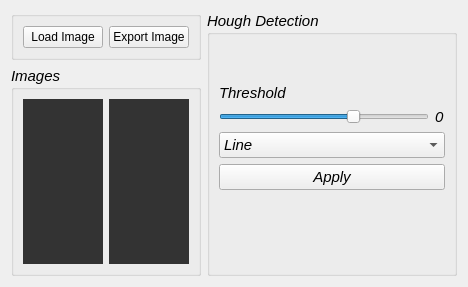
      <widget class="QWidget" name="hough_tab">
       <attribute name="title">
        <string>Hough Detection</string>
       </attribute>
       <layout class="QGridLayout" name="gridLayout_6">
        <item row="0" column="0">
         <layout class="QGridLayout" name="gridLayout_41">
          <item row="0" column="0">
           <widget class="QGroupBox" name="groupBox_42">
            <property name="title">
             <string/>
            </property>
            <layout class="QGridLayout" name="gridLayout_42">
             <item row="0" column="0">
              <layout class="QHBoxLayout" name="horizontalLayout_48">
               <item>
                <widget class="QPushButton" name="hough_load_image_btn">
                 <property name="text">
                  <string>Load Image</string>
                 </property>
                </widget>
               </item>
               <item>
                <widget class="QPushButton" name="hough_export_image_btn">
                 <property name="text">
                  <string>Export Image</string>
                 </property>
                </widget>
               </item>
              </layout>
             </item>
            </layout>
           </widget>
          </item>
          <item row="1" column="0">
           <widget class="QGroupBox" name="groupBox_43">
            <property name="sizePolicy">
             <sizepolicy hsizetype="Preferred" vsizetype="MinimumExpanding">
              <horstretch>0</horstretch>
              <verstretch>0</verstretch>
             </sizepolicy>
            </property>
            <property name="font">
             <font>
              <pointsize>11</pointsize>
              <italic>true</italic>
              <bold>false</bold>
             </font>
            </property>
            <property name="title">
             <string>Images</string>
            </property>
            <layout class="QGridLayout" name="gridLayout_43">
             <item row="0" column="0">
              <layout class="QHBoxLayout" name="horizontalLayout_49">
               <item>
                <widget class="PlotWidget" name="hough_loaded_image" native="true">
                 <property name="styleSheet">
                  <string notr="true">background-color: #333;</string>
                 </property>
                </widget>
               </item>
              </layout>
             </item>
             <item row="0" column="1">
              <widget class="PlotWidget" name="hough_result_image" native="true">
               <property name="styleSheet">
                <string notr="true">background-color: #333;</string>
               </property>
              </widget>
             </item>
            </layout>
           </widget>
          </item>
         </layout>
        </item>
        <item row="0" column="1">
         <widget class="QGroupBox" name="groupBox_44">
          <property name="maximumSize">
           <size>
            <width>250</width>
            <height>16777215</height>
           </size>
          </property>
          <property name="font">
           <font>
            <pointsize>11</pointsize>
            <italic>true</italic>
            <bold>false</bold>
           </font>
          </property>
          <property name="title">
           <string>Hough Detection</string>
          </property>
          <layout class="QVBoxLayout" name="verticalLayout_11">
           <item>
            <spacer name="verticalSpacer_25">
             <property name="orientation">
              <enum>Qt::Vertical</enum>
             </property>
             <property name="sizeHint" stdset="0">
              <size>
               <width>20</width>
               <height>40</height>
              </size>
             </property>
            </spacer>
           </item>
           <item>
            <layout class="QVBoxLayout" name="verticalLayout_45">
             <item>
              <widget class="QLabel" name="threshold_label">
               <property name="text">
                <string>Threshold</string>
               </property>
              </widget>
             </item>
             <item>
              <layout class="QHBoxLayout" name="horizontalLayout_58">
               <item>
                <widget class="QSlider" name="threshold_slider">
                 <property name="maximum">
                  <number>200</number>
                 </property>
                 <property name="value">
                  <number>130</number>
                 </property>
                 <property name="orientation">
                  <enum>Qt::Horizontal</enum>
                 </property>
                </widget>
               </item>
               <item>
                <widget class="QLabel" name="threshold_value_txtbox">
                 <property name="sizePolicy">
                  <sizepolicy hsizetype="Fixed" vsizetype="Preferred">
                   <horstretch>0</horstretch>
                   <verstretch>0</verstretch>
                  </sizepolicy>
                 </property>
                 <property name="text">
                  <string>0</string>
                 </property>
                </widget>
               </item>
              </layout>
             </item>
            </layout>
           </item>
           <item>
            <layout class="QVBoxLayout" name="verticalLayout_75">
             <item>
              <widget class="QComboBox" name="hough_type_combo">
               <item>
                <property name="text">
                 <string>Line</string>
                </property>
               </item>
               <item>
                <property name="text">
                 <string>Circle</string>
                </property>
               </item>
               <item>
                <property name="text">
                 <string>Ellipse</string>
                </property>
               </item>
              </widget>
             </item>
             <item>
              <layout class="QVBoxLayout" name="verticalLayout_76"/>
             </item>
             <item>
              <layout class="QVBoxLayout" name="verticalLayout_77"/>
             </item>
            </layout>
           </item>
           <item>
            <widget class="QPushButton" name="hough_apply_btn">
             <property name="text">
              <string>Apply</string>
             </property>
            </widget>
           </item>
           <item>
            <spacer name="verticalSpacer_26">
             <property name="orientation">
              <enum>Qt::Vertical</enum>
             </property>
             <property name="sizeHint" stdset="0">
              <size>
               <width>357</width>
               <height>74</height>
              </size>
             </property>
            </spacer>
           </item>
          </layout>
         </widget>
        </item>
       </layout>
      </widget>
